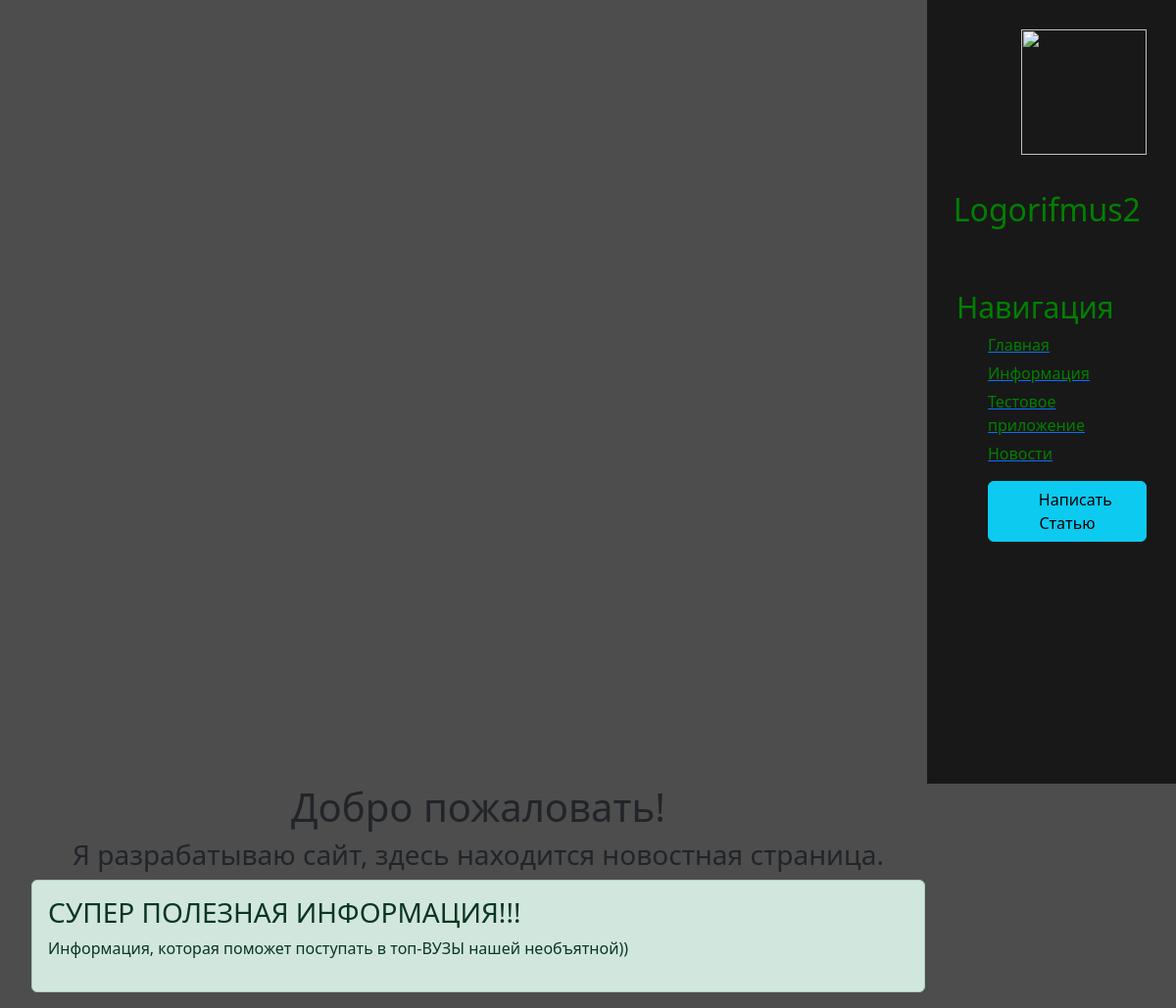
The page /news/ on the database as committed earlier.
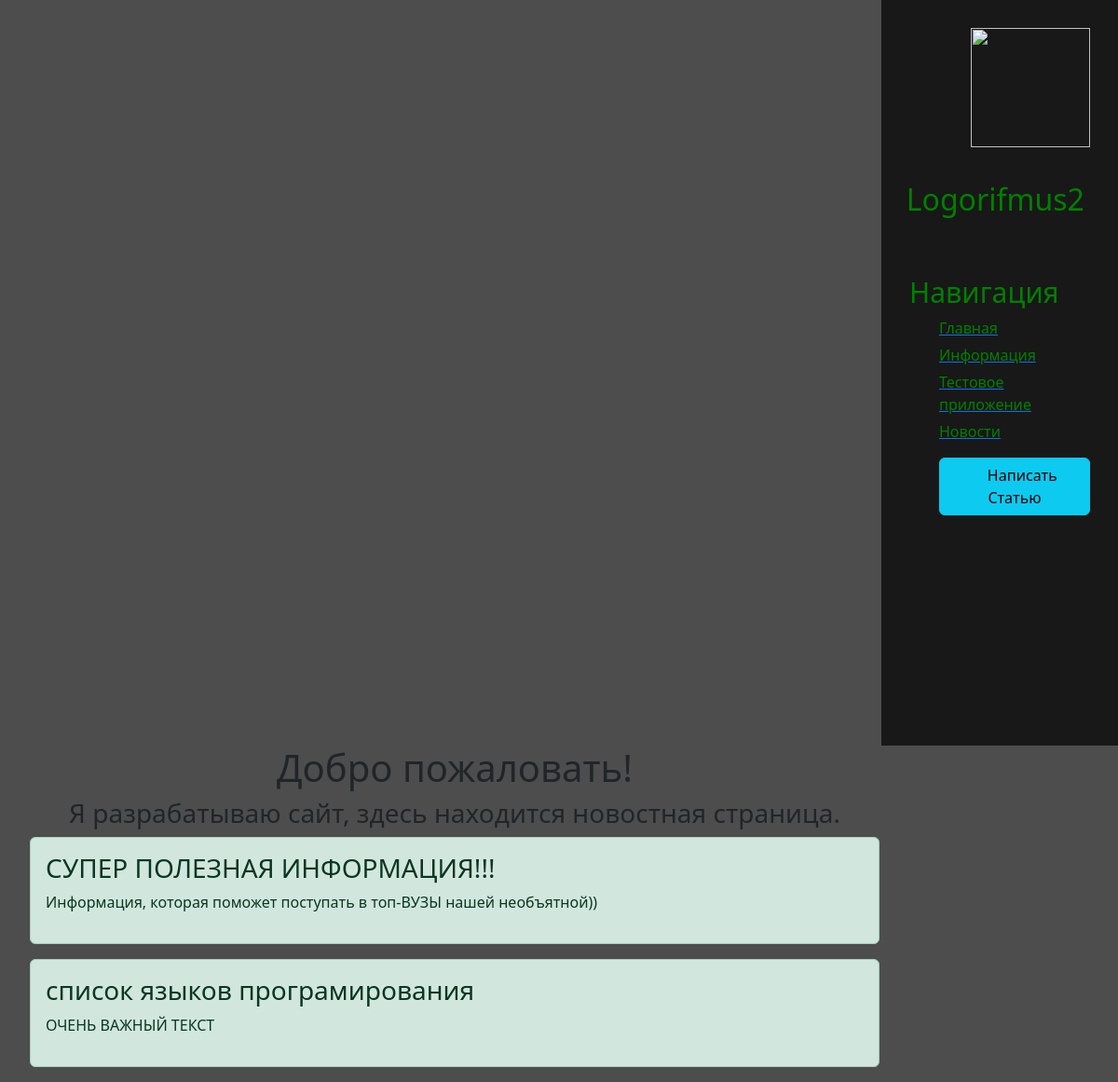
The same page on the database as committed later.
### news/models.py (models this page shows, shortened)
class Articles(models.Model):
    titl = models.CharField('Название', max_length=50, default="Новость")
    anonse = models.CharField("Анонс новости", max_length=60)
    full_txt = models.TextField("Содержание")
    date_time = models.DateTimeField("Дата и время выпуска статьи")
    class Meta:
        verbose_name = 'Новости'
        verbose_name_plural = 'Новости'

### news/views.py (the view)
# urls.py: path('', views.news_home, name='news_home'),
def news_home(request):
    news = Articles.objects.order_by('titl')
    return render(request, 'news/news_home.html', {'news': news})

### news/templates/news/news_home.html (shortened to what this page needs)
{% extends 'main/layout.html' %}
{% block content %}
    <div class="news_1">
        <center><h1>Добро пожаловать!</h1>
        <h3>Я разрабатываю сайт, здесь находится новостная страница.</h3></center>
        {% if news %}
            {% for el in news %}
                <div class="alert alert-success">
                    <h3>{{ el.titl}}</h3>
                    <p>{{el.full_txt}}</p>
                </div>
            {% endfor %}
        {% else %}
            <p>На данный момент на сайте нет активных новостей</p>
        {% endif %}
    </div>
{% endblock %}

### main/templates/main/layout.html (shortened to what this page needs)
{% load static %}
<html lang="en">
<head>
    <link href="https://cdn.jsdelivr.net/npm/bootstrap@5.3.2/dist/css/bootstrap.min.css" rel="stylesheet">    <link rel="stylesheet" href="https://cdn.jsdelivr.net/npm/@fortawesome/fontawesome-free@6.4.2/css/fontawesome.min.css">
    <link rel="stylesheet" href="{% static 'main/css/main.css' %}">
</head>
<body>
    <aside>
        <img src="https://www.svgrepo.com/show/254984/desk.svg">
        <span class="logo">Logorifmus2</span>
        <h3>Навигация</h3>
        <ul>
            <a href="{% url 'home' %}"><li>Главная</li></a>
            <a href="{% url 'about' %}"><li>Информация</li></a>
            <a href=""><li>Тестовое приложение</li></a>
            <a href="{% url 'news_home' %}"><li>Новости</li></a>
            <a href="{% url 'create' %}"><button class="btn btn-info"><i class="fas fa-plus-circle"></i> Написать Статью</button></a>
        </ul>
    </aside>
    <main>
        {% block content %}
        {% endblock %}
    </main>
</body>
</html>

### main/static/main/css/main.css (style rules this page uses)
body { background-color: #4d4d4d; }
aside { float: right; background: #181818; width: 22%; padding: 2.5%; height: 100vh; color: white; border-left: 10px solid #4d4d4d; margin-right: 25px solid green; }
aside img { width: 8em; float: right; }
aside .logo { font-size: 2em; margin-left: -0.1em; font-size: bold; position: relative; top: 1em; color: green; }
aside h3 { margin-top: 3em; font-size: 30px; color: green; }
aside ul { list-style: none; }
aside ul li { color: green; display: block; margin-top: 5px; margin-right: 10px; transition: transform .4s; }
main .news_1 { float: left; margin-left: 2em; width: 76%; }
aside button { margin-top: 1em; }

Rows that differ between the two databases and show on the page:
added Articles: titl "список языков програмирования", full_txt "ОЧЕНЬ ВАЖНЫЙ ТЕКСТ"
